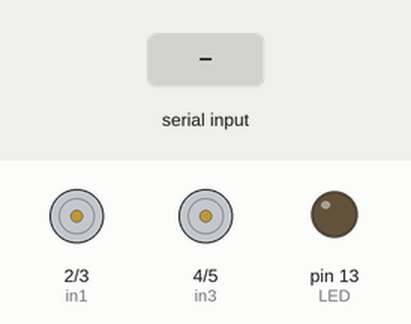
This sketch was run on a simulated Arduino Uno, built with avr-gcc and run on an emulated ATmega328P. On the bench: motor-driver pin pairs drawn as motors (green arrow = first pin HIGH = forward, orange = second pin HIGH = backward, longer = more drive, scaled by the enable pin), output pins drawn as LEDs (lit = HIGH). The test bench sets the inputs (shaded band).

Above: at 1.2 s.
1.3 s: "1" received over the second serial link
At 2.3 s:
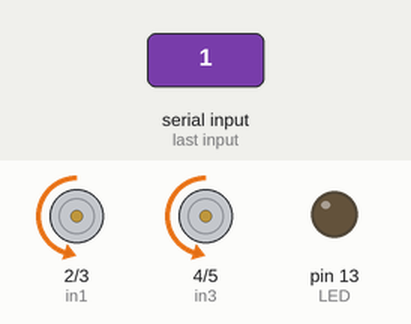
2.8 s: "2" received over the second serial link
At 3.5 s:
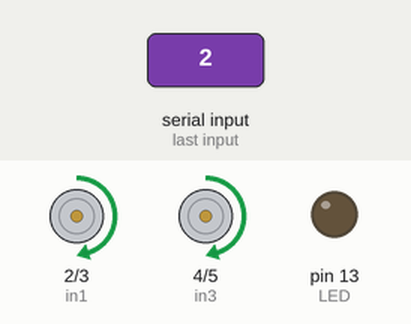
4.3 s: "3" received over the second serial link
At 4.4 s:
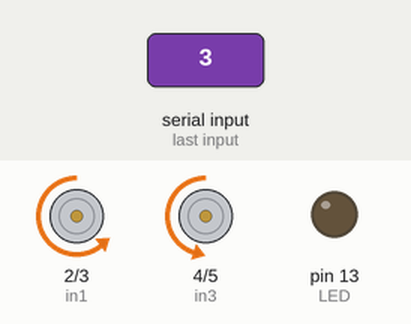
6.0 s: "4" received over the second serial link
At 6.1 s:
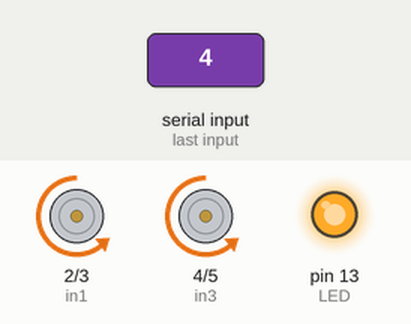
Timing chart, 0 to 8.7 s (numbered marks = the images above; inputs shaded):
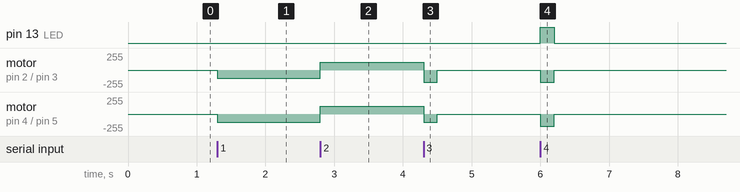

Measured:
- after the input at 1.3 s, motor on pin 2 (in1) / pin 3 (in2), motor on pin 4 (in3) / pin 5 (in4): stopped → backward 120/255 at once
- after the input at 2.8 s, motor on pin 2 (in1) / pin 3 (in2), motor on pin 4 (in3) / pin 5 (in4): backward 120/255 → forward 120/255 at once
- after the input at 4.3 s, motor on pin 2 (in1) / pin 3 (in2): forward 120/255 → backward 180/255 at once, → stopped 0.20 s later; motor on pin 4 (in3) / pin 5 (in4): forward 120/255 → backward 120/255 at once, → stopped 0.20 s later
- after the input at 6.0 s, pin 13 (LED): LOW → HIGH at once, → LOW 0.20 s later; motor on pin 2 (in1) / pin 3 (in2), motor on pin 4 (in3) / pin 5 (in4): stopped → backward 180/255 at once, → stopped 0.20 s later

The sketch:

arduino_side.ino
```cpp
#include <SoftwareSerial.h>
SoftwareSerial HC06(0,1); //TX pin to 10, RX to 11
// Motor A connections
int enA = 10;
int in1 = 2;
int in2 = 3;
// Motor B connections
int enB = 9;
int in3 = 4;
int in4 = 5;

int LED = 13;

void setup() {

  pinMode(enA, OUTPUT);
  pinMode(enB, OUTPUT);
  pinMode(in1, OUTPUT);
  pinMode(in2, OUTPUT);
  pinMode(in3, OUTPUT);
  pinMode(in4, OUTPUT);
  pinMode(LED, OUTPUT);
  digitalWrite(in1, LOW);
  digitalWrite(in2, LOW);
  digitalWrite(in3, LOW);
  digitalWrite(in4, LOW);
  analogWrite(enA, 0);
  analogWrite(enB, 0);

  HC06.begin(9600);

}

void loop() {

  char readedData;


  if (HC06.available() > 0) {
    readedData=HC06.read();


    if(readedData=='1'){ //İLERİ, ASCII 1
      digitalWrite(in1, LOW);
      digitalWrite(in2, HIGH);
      digitalWrite(in3, LOW);
      digitalWrite(in4, HIGH);
      analogWrite(enA, 120);//açı ayarlamak icin
      analogWrite(enB, 120);

        };
    if(readedData=='2'){//GERİ 2
      digitalWrite(in1, HIGH);
      digitalWrite(in2, LOW);
      digitalWrite(in3, HIGH);
      digitalWrite(in4, LOW);
      analogWrite(enA, 120);//açı ayarlamak icin(deneme yanılma degisitir)
      analogWrite(enB, 120);

        };
    if(readedData=='3'){//SOL 3
      digitalWrite(in1, LOW);
      digitalWrite(in2, HIGH);
      digitalWrite(in3, LOW);
      digitalWrite(in4, HIGH);
      analogWrite(enA, 180);//açı ayarlamak icin
      analogWrite(enB, 120);
       delay(200);
      analogWrite(enA, 0);//dönüşü durdur
      analogWrite(enB, 0);

      };
    if(readedData=='4'){//SAG 4 //49
      digitalWrite(13, HIGH);
      digitalWrite(in1, LOW);
      digitalWrite(in2, HIGH);
      digitalWrite(in3, LOW);
      digitalWrite(in4, HIGH);
      analogWrite(enA, 120);//açı ayarlamak icin
      analogWrite(enB, 180);
      delay(200);
      analogWrite(enA, 0);//dönüşü durdur
      analogWrite(enB, 0);


        };
       if(readedData=='5'){//dur 5

      analogWrite(enA, 0);
      analogWrite(enB, 0);

        };
        digitalWrite(13, LOW);
  }
}
```
